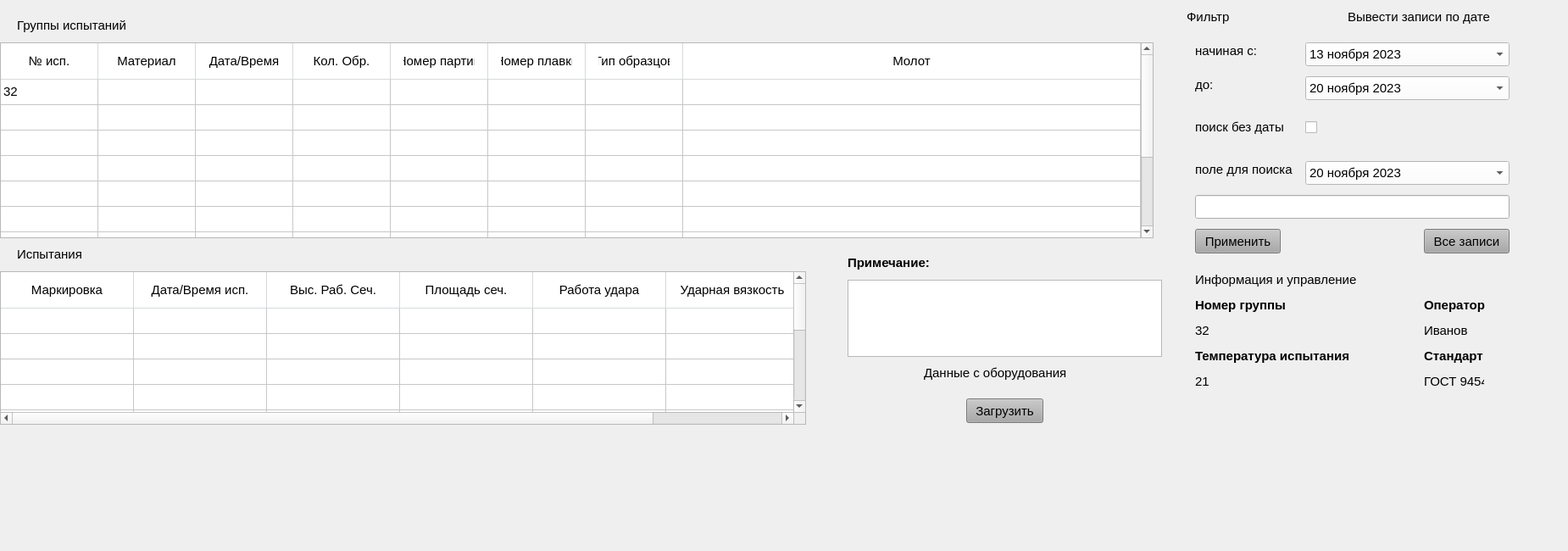
    <widget class="QWidget" name="tab_3">
     <attribute name="title">
      <string>База данных</string>
     </attribute>
     <widget class="QWidget" name="widget" native="true">
      <property name="geometry">
       <rect>
        <x>0</x>
        <y>-10</y>
        <width>1841</width>
        <height>641</height>
       </rect>
      </property>
      <widget class="QLabel" name="label_27">
       <property name="geometry">
        <rect>
         <x>20</x>
         <y>30</y>
         <width>161</width>
         <height>20</height>
        </rect>
       </property>
       <property name="font">
        <font>
         <pointsize>11</pointsize>
        </font>
       </property>
       <property name="text">
        <string>Группы испытаний</string>
       </property>
      </widget>
      <widget class="QLabel" name="label_28">
       <property name="geometry">
        <rect>
         <x>20</x>
         <y>300</y>
         <width>91</width>
         <height>20</height>
        </rect>
       </property>
       <property name="font">
        <font>
         <pointsize>11</pointsize>
        </font>
       </property>
       <property name="text">
        <string>Испытания</string>
       </property>
      </widget>
      <widget class="QTableWidget" name="tableWidget_3">
       <property name="enabled">
        <bool>true</bool>
       </property>
       <property name="geometry">
        <rect>
         <x>0</x>
         <y>330</y>
         <width>951</width>
         <height>181</height>
        </rect>
       </property>
       <property name="font">
        <font>
         <pointsize>11</pointsize>
        </font>
       </property>
       <property name="autoFillBackground">
        <bool>false</bool>
       </property>
       <property name="styleSheet">
        <string notr="true">QTableWidget::item { padding: 0px; margin: 0px; }
QHeaderView::section { padding: 10px 15px; margin: 0px; }
QHeaderView::section {
border-style: none;
background-color: white;
border-bottom: 1px solid #d6d9dc;
border-right: 1px solid #d6d9dc;
}
</string>
       </property>
       <property name="frameShape">
        <enum>QFrame::StyledPanel</enum>
       </property>
       <property name="midLineWidth">
        <number>0</number>
       </property>
       <property name="dragEnabled">
        <bool>false</bool>
       </property>
       <property name="alternatingRowColors">
        <bool>false</bool>
       </property>
       <property name="showGrid">
        <bool>true</bool>
       </property>
       <property name="gridStyle">
        <enum>Qt::SolidLine</enum>
       </property>
       <property name="rowCount">
        <number>10</number>
       </property>
       <attribute name="horizontalHeaderCascadingSectionResizes">
        <bool>false</bool>
       </attribute>
       <attribute name="horizontalHeaderDefaultSectionSize">
        <number>157</number>
       </attribute>
       <attribute name="horizontalHeaderMinimumSectionSize">
        <number>38</number>
       </attribute>
       <attribute name="horizontalHeaderShowSortIndicator" stdset="0">
        <bool>false</bool>
       </attribute>
       <attribute name="horizontalHeaderStretchLastSection">
        <bool>false</bool>
       </attribute>
       <attribute name="verticalHeaderVisible">
        <bool>false</bool>
       </attribute>
       <attribute name="verticalHeaderCascadingSectionResizes">
        <bool>false</bool>
       </attribute>
       <row/>
       <row/>
       <row/>
       <row/>
       <row/>
       <row/>
       <row/>
       <row/>
       <row/>
       <row/>
       <column>
        <property name="text">
         <string>Маркировка</string>
        </property>
        <property name="font">
         <font>
          <pointsize>11</pointsize>
         </font>
        </property>
       </column>
       <column>
        <property name="text">
         <string>Дата/Время исп.</string>
        </property>
        <property name="font">
         <font>
          <pointsize>11</pointsize>
         </font>
        </property>
       </column>
       <column>
        <property name="text">
         <string>Выс. Раб. Сеч.</string>
        </property>
        <property name="font">
         <font>
          <pointsize>11</pointsize>
         </font>
        </property>
       </column>
       <column>
        <property name="text">
         <string>Площадь сеч.</string>
        </property>
        <property name="font">
         <font>
          <pointsize>11</pointsize>
         </font>
        </property>
       </column>
       <column>
        <property name="text">
         <string>Работа удара</string>
        </property>
        <property name="font">
         <font>
          <pointsize>11</pointsize>
         </font>
        </property>
       </column>
       <column>
        <property name="text">
         <string>Ударная вязкость</string>
        </property>
        <property name="font">
         <font>
          <pointsize>11</pointsize>
         </font>
        </property>
       </column>
      </widget>
      <widget class="QLabel" name="label_29">
       <property name="geometry">
        <rect>
         <x>1400</x>
         <y>20</y>
         <width>61</width>
         <height>20</height>
        </rect>
       </property>
       <property name="font">
        <font>
         <pointsize>11</pointsize>
        </font>
       </property>
       <property name="text">
        <string>Фильтр</string>
       </property>
      </widget>
      <widget class="QLabel" name="label_30">
       <property name="geometry">
        <rect>
         <x>1590</x>
         <y>20</y>
         <width>201</width>
         <height>20</height>
        </rect>
       </property>
       <property name="font">
        <font>
         <pointsize>11</pointsize>
        </font>
       </property>
       <property name="text">
        <string>Вывести записи по дате</string>
       </property>
      </widget>
      <widget class="QTableWidget" name="tableWidget_2">
       <property name="geometry">
        <rect>
         <x>0</x>
         <y>60</y>
         <width>1361</width>
         <height>231</height>
        </rect>
       </property>
       <property name="font">
        <font>
         <pointsize>11</pointsize>
        </font>
       </property>
       <property name="autoFillBackground">
        <bool>false</bool>
       </property>
       <property name="styleSheet">
        <string notr="true">QTableWidget::item { padding: 0px; margin: 0px; }
            QHeaderView::section { padding: 10px 15px; margin: 0px; }
            QHeaderView::section {
                border-style: none;
                background-color: white;
                border-bottom: 1px solid #d6d9dc;
                border-right: 1px solid #d6d9dc;
            }
</string>
       </property>
       <property name="frameShape">
        <enum>QFrame::StyledPanel</enum>
       </property>
       <property name="midLineWidth">
        <number>0</number>
       </property>
       <property name="dragEnabled">
        <bool>false</bool>
       </property>
       <property name="alternatingRowColors">
        <bool>false</bool>
       </property>
       <property name="showGrid">
        <bool>true</bool>
       </property>
       <property name="gridStyle">
        <enum>Qt::SolidLine</enum>
       </property>
       <property name="rowCount">
        <number>10</number>
       </property>
       <attribute name="horizontalHeaderCascadingSectionResizes">
        <bool>false</bool>
       </attribute>
       <attribute name="horizontalHeaderDefaultSectionSize">
        <number>115</number>
       </attribute>
       <attribute name="horizontalHeaderMinimumSectionSize">
        <number>38</number>
       </attribute>
       <attribute name="horizontalHeaderShowSortIndicator" stdset="0">
        <bool>false</bool>
       </attribute>
       <attribute name="horizontalHeaderStretchLastSection">
        <bool>true</bool>
       </attribute>
       <attribute name="verticalHeaderVisible">
        <bool>false</bool>
       </attribute>
       <row/>
       <row/>
       <row/>
       <row/>
       <row/>
       <row/>
       <row/>
       <row/>
       <row/>
       <row/>
       <column>
        <property name="text">
         <string>№ исп.</string>
        </property>
        <property name="font">
         <font>
          <pointsize>11</pointsize>
         </font>
        </property>
       </column>
       <column>
        <property name="text">
         <string>Материал</string>
        </property>
        <property name="font">
         <font>
          <pointsize>11</pointsize>
         </font>
        </property>
       </column>
       <column>
        <property name="text">
         <string>Дата/Время</string>
        </property>
        <property name="font">
         <font>
          <pointsize>11</pointsize>
         </font>
        </property>
       </column>
       <column>
        <property name="text">
         <string>Кол. Обр.</string>
        </property>
        <property name="font">
         <font>
          <pointsize>11</pointsize>
         </font>
        </property>
       </column>
       <column>
        <property name="text">
         <string>Номер партии</string>
        </property>
        <property name="font">
         <font>
          <pointsize>11</pointsize>
         </font>
        </property>
       </column>
       <column>
        <property name="text">
         <string>Номер плавки</string>
        </property>
        <property name="font">
         <font>
          <pointsize>11</pointsize>
         </font>
        </property>
       </column>
       <column>
        <property name="text">
         <string>Тип образцов</string>
        </property>
        <property name="font">
         <font>
          <pointsize>11</pointsize>
         </font>
        </property>
       </column>
       <column>
        <property name="text">
         <string>Молот</string>
        </property>
        <property name="font">
         <font>
          <pointsize>11</pointsize>
         </font>
        </property>
       </column>
       <item row="0" column="0">
        <property name="text">
         <string>32</string>
        </property>
        <property name="font">
         <font>
          <weight>50</weight>
          <bold>false</bold>
         </font>
        </property>
       </item>
      </widget>
      <widget class="QLabel" name="label_31">
       <property name="geometry">
        <rect>
         <x>1410</x>
         <y>60</y>
         <width>81</width>
         <height>20</height>
        </rect>
       </property>
       <property name="font">
        <font>
         <pointsize>11</pointsize>
        </font>
       </property>
       <property name="text">
        <string>начиная с:</string>
       </property>
      </widget>
      <widget class="QLabel" name="label_32">
       <property name="geometry">
        <rect>
         <x>1410</x>
         <y>100</y>
         <width>31</width>
         <height>20</height>
        </rect>
       </property>
       <property name="font">
        <font>
         <pointsize>11</pointsize>
        </font>
       </property>
       <property name="text">
        <string>до:</string>
       </property>
      </widget>
      <widget class="QComboBox" name="comboBox_2">
       <property name="geometry">
        <rect>
         <x>1540</x>
         <y>60</y>
         <width>241</width>
         <height>28</height>
        </rect>
       </property>
       <property name="font">
        <font>
         <pointsize>11</pointsize>
        </font>
       </property>
       <property name="styleSheet">
        <string notr="true">background-color: rgb(255, 255, 255);</string>
       </property>
       <item>
        <property name="text">
         <string>13 ноября 2023</string>
        </property>
       </item>
      </widget>
      <widget class="QComboBox" name="comboBox_3">
       <property name="geometry">
        <rect>
         <x>1540</x>
         <y>100</y>
         <width>241</width>
         <height>28</height>
        </rect>
       </property>
       <property name="font">
        <font>
         <pointsize>11</pointsize>
        </font>
       </property>
       <property name="styleSheet">
        <string notr="true">background-color: rgb(255, 255, 255);</string>
       </property>
       <item>
        <property name="text">
         <string>20 ноября 2023</string>
        </property>
       </item>
      </widget>
      <widget class="QLabel" name="label_33">
       <property name="geometry">
        <rect>
         <x>1410</x>
         <y>150</y>
         <width>111</width>
         <height>20</height>
        </rect>
       </property>
       <property name="font">
        <font>
         <pointsize>11</pointsize>
        </font>
       </property>
       <property name="text">
        <string>поиск без даты</string>
       </property>
      </widget>
      <widget class="QCheckBox" name="checkBox_2">
       <property name="geometry">
        <rect>
         <x>1540</x>
         <y>150</y>
         <width>21</width>
         <height>21</height>
        </rect>
       </property>
       <property name="styleSheet">
        <string notr="true"/>
       </property>
       <property name="text">
        <string/>
       </property>
      </widget>
      <widget class="QLabel" name="label_34">
       <property name="geometry">
        <rect>
         <x>1410</x>
         <y>200</y>
         <width>121</width>
         <height>20</height>
        </rect>
       </property>
       <property name="font">
        <font>
         <pointsize>11</pointsize>
        </font>
       </property>
       <property name="text">
        <string>поле для поиска</string>
       </property>
      </widget>
      <widget class="QComboBox" name="comboBox_4">
       <property name="geometry">
        <rect>
         <x>1540</x>
         <y>200</y>
         <width>241</width>
         <height>28</height>
        </rect>
       </property>
       <property name="font">
        <font>
         <pointsize>11</pointsize>
        </font>
       </property>
       <property name="styleSheet">
        <string notr="true">background-color: rgb(255, 255, 255);</string>
       </property>
       <item>
        <property name="text">
         <string>20 ноября 2023</string>
        </property>
       </item>
      </widget>
      <widget class="QLineEdit" name="lineEdit_15">
       <property name="geometry">
        <rect>
         <x>1410</x>
         <y>240</y>
         <width>371</width>
         <height>28</height>
        </rect>
       </property>
       <property name="font">
        <font>
         <pointsize>11</pointsize>
        </font>
       </property>
      </widget>
      <widget class="QPushButton" name="pushButton_11">
       <property name="geometry">
        <rect>
         <x>1410</x>
         <y>280</y>
         <width>101</width>
         <height>29</height>
        </rect>
       </property>
       <property name="font">
        <font>
         <pointsize>11</pointsize>
        </font>
       </property>
       <property name="styleSheet">
        <string notr="true">QPushButton { background-color: #A9A9A9; }
                      QPushButton:hover { background-color: #BEBEBE; }
                      QPushButton:pressed { background-color: #787878; }</string>
       </property>
       <property name="text">
        <string>Применить</string>
       </property>
      </widget>
      <widget class="QPushButton" name="pushButton_12">
       <property name="geometry">
        <rect>
         <x>1680</x>
         <y>280</y>
         <width>101</width>
         <height>29</height>
        </rect>
       </property>
       <property name="font">
        <font>
         <pointsize>11</pointsize>
        </font>
       </property>
       <property name="styleSheet">
        <string notr="true">QPushButton { background-color: #A9A9A9; }
                      QPushButton:hover { background-color: #BEBEBE; }
                      QPushButton:pressed { background-color: #787878; }</string>
       </property>
       <property name="text">
        <string>Все записи</string>
       </property>
      </widget>
      <widget class="QLabel" name="label_35">
       <property name="geometry">
        <rect>
         <x>1410</x>
         <y>330</y>
         <width>201</width>
         <height>20</height>
        </rect>
       </property>
       <property name="font">
        <font>
         <pointsize>11</pointsize>
        </font>
       </property>
       <property name="text">
        <string>Информация и управление</string>
       </property>
      </widget>
      <widget class="QLabel" name="label_36">
       <property name="geometry">
        <rect>
         <x>1410</x>
         <y>360</y>
         <width>141</width>
         <height>20</height>
        </rect>
       </property>
       <property name="font">
        <font>
         <pointsize>11</pointsize>
        </font>
       </property>
       <property name="text">
        <string>&lt;html&gt;&lt;head/&gt;&lt;body&gt;&lt;p&gt;&lt;span style=&quot; font-weight:700;&quot;&gt;Номер группы&lt;/span&gt;&lt;/p&gt;&lt;/body&gt;&lt;/html&gt;</string>
       </property>
      </widget>
      <widget class="QLabel" name="label_37">
       <property name="geometry">
        <rect>
         <x>1410</x>
         <y>390</y>
         <width>63</width>
         <height>20</height>
        </rect>
       </property>
       <property name="font">
        <font>
         <pointsize>11</pointsize>
        </font>
       </property>
       <property name="text">
        <string>32</string>
       </property>
      </widget>
      <widget class="QLabel" name="label_38">
       <property name="geometry">
        <rect>
         <x>1410</x>
         <y>420</y>
         <width>231</width>
         <height>20</height>
        </rect>
       </property>
       <property name="font">
        <font>
         <pointsize>11</pointsize>
        </font>
       </property>
       <property name="text">
        <string>&lt;html&gt;&lt;head/&gt;&lt;body&gt;&lt;p&gt;&lt;span style=&quot; font-weight:700;&quot;&gt;Температура испытания&lt;/span&gt;&lt;/p&gt;&lt;/body&gt;&lt;/html&gt;</string>
       </property>
      </widget>
      <widget class="QLabel" name="label_39">
       <property name="geometry">
        <rect>
         <x>1410</x>
         <y>450</y>
         <width>63</width>
         <height>20</height>
        </rect>
       </property>
       <property name="font">
        <font>
         <pointsize>11</pointsize>
        </font>
       </property>
       <property name="text">
        <string>21</string>
       </property>
      </widget>
      <widget class="QLabel" name="label_40">
       <property name="geometry">
        <rect>
         <x>1000</x>
         <y>310</y>
         <width>131</width>
         <height>20</height>
        </rect>
       </property>
       <property name="font">
        <font>
         <pointsize>11</pointsize>
        </font>
       </property>
       <property name="text">
        <string>&lt;html&gt;&lt;head/&gt;&lt;body&gt;&lt;p&gt;&lt;span style=&quot; font-weight:700;&quot;&gt;Примечание:&lt;/span&gt;&lt;/p&gt;&lt;/body&gt;&lt;/html&gt;</string>
       </property>
      </widget>
      <widget class="QTextBrowser" name="textBrowser">
       <property name="geometry">
        <rect>
         <x>1000</x>
         <y>340</y>
         <width>371</width>
         <height>91</height>
        </rect>
       </property>
       <property name="font">
        <font>
         <pointsize>11</pointsize>
        </font>
       </property>
      </widget>
      <widget class="QPushButton" name="pushButton_13">
       <property name="geometry">
        <rect>
         <x>1140</x>
         <y>480</y>
         <width>91</width>
         <height>29</height>
        </rect>
       </property>
       <property name="font">
        <font>
         <pointsize>11</pointsize>
        </font>
       </property>
       <property name="styleSheet">
        <string notr="true">QPushButton { background-color: #A9A9A9; }
                      QPushButton:hover { background-color: #BEBEBE; }
                      QPushButton:pressed { background-color: #787878; }</string>
       </property>
       <property name="text">
        <string>Загрузить</string>
       </property>
      </widget>
      <widget class="QLabel" name="label_41">
       <property name="geometry">
        <rect>
         <x>1090</x>
         <y>440</y>
         <width>211</width>
         <height>20</height>
        </rect>
       </property>
       <property name="font">
        <font>
         <pointsize>11</pointsize>
        </font>
       </property>
       <property name="text">
        <string>Данные с оборудования</string>
       </property>
      </widget>
      <widget class="QLabel" name="label_42">
       <property name="geometry">
        <rect>
         <x>1680</x>
         <y>360</y>
         <width>111</width>
         <height>20</height>
        </rect>
       </property>
       <property name="font">
        <font>
         <pointsize>11</pointsize>
        </font>
       </property>
       <property name="text">
        <string>&lt;html&gt;&lt;head/&gt;&lt;body&gt;&lt;p&gt;&lt;span style=&quot; font-weight:700;&quot;&gt;Оператор&lt;/span&gt;&lt;/p&gt;&lt;/body&gt;&lt;/html&gt;</string>
       </property>
      </widget>
      <widget class="QLabel" name="label_43">
       <property name="geometry">
        <rect>
         <x>1680</x>
         <y>390</y>
         <width>63</width>
         <height>20</height>
        </rect>
       </property>
       <property name="font">
        <font>
         <pointsize>11</pointsize>
        </font>
       </property>
       <property name="text">
        <string>Иванов</string>
       </property>
      </widget>
      <widget class="QLabel" name="label_44">
       <property name="geometry">
        <rect>
         <x>1680</x>
         <y>420</y>
         <width>111</width>
         <height>20</height>
        </rect>
       </property>
       <property name="font">
        <font>
         <pointsize>11</pointsize>
        </font>
       </property>
       <property name="text">
        <string>&lt;html&gt;&lt;head/&gt;&lt;body&gt;&lt;p&gt;&lt;span style=&quot; font-weight:700;&quot;&gt;Стандарт&lt;/span&gt;&lt;/p&gt;&lt;/body&gt;&lt;/html&gt;</string>
       </property>
      </widget>
      <widget class="QLabel" name="label_45">
       <property name="geometry">
        <rect>
         <x>1680</x>
         <y>450</y>
         <width>71</width>
         <height>20</height>
        </rect>
       </property>
       <property name="font">
        <font>
         <pointsize>11</pointsize>
        </font>
       </property>
       <property name="text">
        <string>ГОСТ 9454</string>
       </property>
      </widget>
     </widget>
    </widget>
